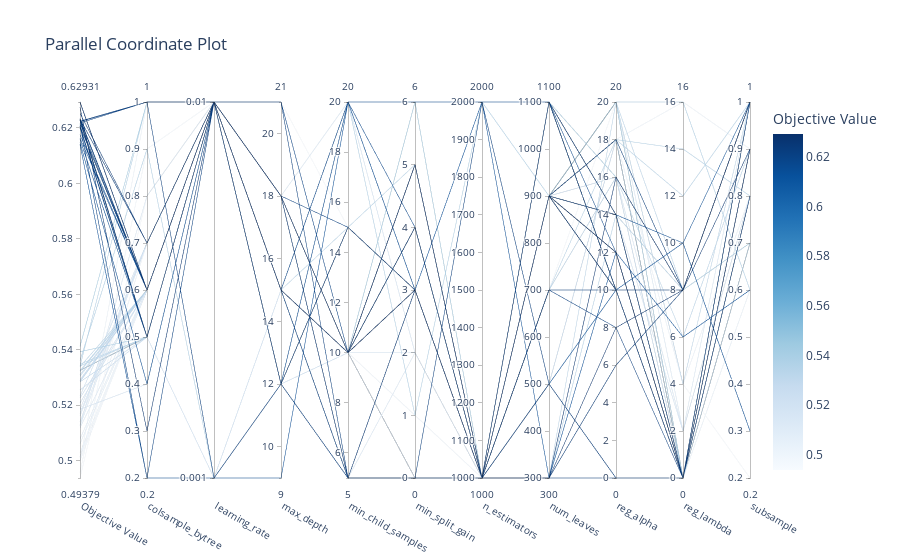

Source (notebook cell):
### Code cell
plot_parallel_coordinate(study)

### Figure 1 — Plotly figure (JSON) as saved in the notebook; plotly's stock layout.template omitted (floating-point values rounded to 4 significant figures; data arrays with more than 128 entries replaced by an {"elided": "..."} marker saying what was removed)
{"data": [{"dimensions": [{"label": "Objective Value", "range": [0.4938, 0.6293], "values": {"elided": "203 float values"}}, {"label": "colsample_bytree", "range": [0.2, 1], "values": {"elided": "203 float values"}}, {"label": "learning_rate", "range": [0, 1], "ticktext": [0.001, 0.01], "tickvals": [0, 1], "values": {"elided": "203 int values"}}, {"label": "max_depth", "range": [9, 21], "values": {"elided": "203 int values"}}, {"label": "min_child_samples", "range": [5, 20], "values": {"elided": "203 int values"}}, {"label": "min_split_gain", "range": [0, 6], "values": {"elided": "203 int values"}}, {"label": "n_estimators", "range": [1000, 2000], "values": {"elided": "203 int values"}}, {"label": "num_leaves", "range": [300, 1100], "values": {"elided": "203 int values"}}, {"label": "reg_alpha", "range": [0, 20], "values": {"elided": "203 int values"}}, {"label": "reg_lambda", "range": [0, 16], "values": {"elided": "203 int values"}}, {"label": "subsample", "range": [0.2, 1], "values": {"elided": "203 float values"}}], "labelangle": 30, "labelside": "bottom", "line": {"color": {"elided": "203 float values"}, "colorbar": {"title": {"text": "Objective Value"}}, "colorscale": [[0, "rgb(247,251,255)"], [0.125, "rgb(222,235,247)"], [0.25, "rgb(198,219,239)"], [0.375, "rgb(158,202,225)"], [0.5, "rgb(107,174,214)"], [0.625, "rgb(66,146,198)"], [0.75, "rgb(33,113,181)"], [0.875, "rgb(8,81,156)"], [1, "rgb(8,48,107)"]], "reversescale": false, "showscale": true}, "type": "parcoords"}], "layout": {"title": {"text": "Parallel Coordinate Plot"}}}
